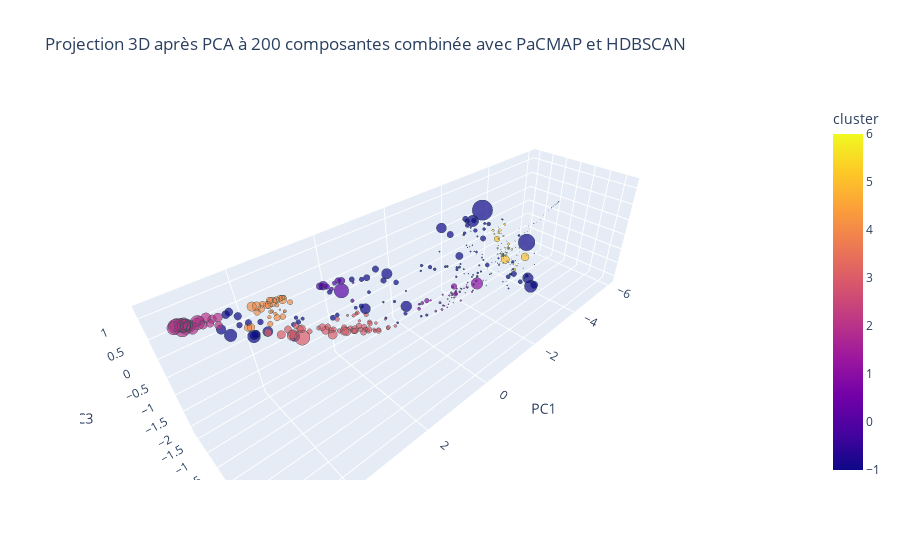

Notebook code for this chart:
### Markdown cell above
#### Projection en 3D des composantes principales des ocmportements avec PCA combinée à une visualisation PACMAP et HDBSCAN

### Code cell
import pandas as pd
import numpy as np
import pacmap
import hdbscan
import plotly.express as px
from sklearn.decomposition import PCA

# Première étape : Réduction par PCA à 100 composantes
pca = PCA(n_components=200, random_state=42)
pca_embedding = pca.fit_transform(corr_vectors)

# Deuxième étape : Réduction à 3 dimensions avec PaCMAP pour une visualisation 3D
pacmap_reducer = pacmap.PaCMAP(n_components=3, n_neighbors=30, MN_ratio=0.8, FP_ratio=1.0, random_state=42)
final_embedding = pacmap_reducer.fit_transform(pca_embedding)

# Clustering : Utilisation de HDBSCAN pour détecter automatiquement des clusters
clusterer = hdbscan.HDBSCAN(min_cluster_size=10, metric='euclidean')
clusters = clusterer.fit_predict(final_embedding)

viz_df = pd.DataFrame({
    'label': corr_matrix.columns,
    'PC1': final_embedding[:, 0],
    'PC2': final_embedding[:, 1],
    'PC3': final_embedding[:, 2],
    'cluster': clusters,
    'frequency': target[label_columns].sum()  # Fréquence d'apparition de chaque label
})

# Calcul de la taille moyenne des clusters (en excluant le bruit, identifié par cluster == -1)
valid_clusters = viz_df[viz_df['cluster'] != -1]
if not valid_clusters.empty:
    cluster_sizes = valid_clusters.groupby('cluster').size()
    avg_cluster_size = cluster_sizes.mean()
else:
    avg_cluster_size = 0

print("Nombre de clusters (excluant le bruit) :", valid_clusters['cluster'].nunique())
print("Taille moyenne des clusters (excluant le bruit) :", avg_cluster_size)

# Visualisation interactive 3D avec Plotly Express
fig = px.scatter_3d(
    viz_df,
    x='PC1', y='PC2', z='PC3',
    color='cluster',
    size='frequency',
    hover_name='label',
    title='Projection 3D après PCA à 200 composantes combinée avec PaCMAP et HDBSCAN',
)
fig.update_traces(marker=dict(line=dict(width=0.5, color='DarkSlateGrey')))
fig.show()

### Figure 1 — Plotly figure (JSON) as saved in the notebook; plotly's stock layout.template omitted (floating-point values rounded to 4 significant figures; data arrays with more than 128 entries replaced by an {"elided": "..."} marker saying what was removed)
{"data": [{"hovertemplate": "<b>%{hovertext}</b><br><br>PC1=%{x}<br>PC2=%{y}<br>PC3=%{z}<br>frequency=%{marker.size}<br>cluster=%{marker.color}<extra></extra>", "hovertext": {"elided": "453 str values"}, "legendgroup": "", "marker": {"color": {"elided": "453 int values"}, "coloraxis": "coloraxis", "line": {"color": "DarkSlateGrey", "width": 0.5}, "size": {"elided": "453 int values"}, "sizemode": "area", "sizeref": 45.36, "symbol": "circle"}, "mode": "markers", "name": "", "scene": "scene", "showlegend": false, "type": "scatter3d", "x": {"elided": "453 float values"}, "y": {"elided": "453 float values"}, "z": {"elided": "453 float values"}}], "layout": {"coloraxis": {"colorbar": {"title": {"text": "cluster"}}, "colorscale": [[0, "#0d0887"], [0.1111, "#46039f"], [0.2222, "#7201a8"], [0.3333, "#9c179e"], [0.4444, "#bd3786"], [0.5556, "#d8576b"], [0.6667, "#ed7953"], [0.7778, "#fb9f3a"], [0.8889, "#fdca26"], [1, "#f0f921"]]}, "legend": {"itemsizing": "constant", "tracegroupgap": 0}, "scene": {"domain": {"x": [0, 1], "y": [0, 1]}, "xaxis": {"title": {"text": "PC1"}}, "yaxis": {"title": {"text": "PC2"}}, "zaxis": {"title": {"text": "PC3"}}}, "title": {"text": "Projection 3D après PCA à 200 composantes combinée avec PaCMAP et HDBSCAN"}}}
